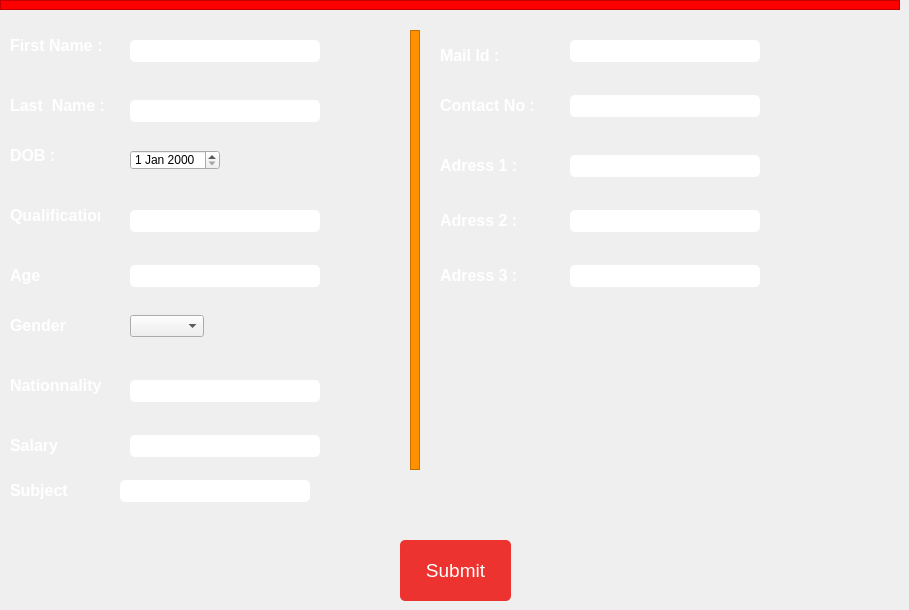
     <widget class="QWidget" name="widget">
      <attribute name="title">
       <string>Teachers</string>
      </attribute>
      <attribute name="toolTip">
       <string>Teachers Details</string>
      </attribute>
      <widget class="QLineEdit" name="lineEdit_12">
       <property name="geometry">
        <rect>
         <x>130</x>
         <y>100</y>
         <width>190</width>
         <height>22</height>
        </rect>
       </property>
       <property name="styleSheet">
        <string notr="true">QLineEdit{
border-radius:5px;
}</string>
       </property>
      </widget>
      <widget class="QLabel" name="label_7">
       <property name="geometry">
        <rect>
         <x>10</x>
         <y>140</y>
         <width>90</width>
         <height>30</height>
        </rect>
       </property>
       <property name="font">
        <font>
         <pointsize>12</pointsize>
         <weight>75</weight>
         <bold>true</bold>
        </font>
       </property>
       <property name="styleSheet">
        <string notr="true">QLabel{
color:white;
background-color:transparent;
}

</string>
       </property>
       <property name="text">
        <string>DOB :</string>
       </property>
      </widget>
      <widget class="QLabel" name="label_14">
       <property name="geometry">
        <rect>
         <x>10</x>
         <y>90</y>
         <width>110</width>
         <height>30</height>
        </rect>
       </property>
       <property name="font">
        <font>
         <pointsize>12</pointsize>
         <weight>75</weight>
         <bold>true</bold>
        </font>
       </property>
       <property name="styleSheet">
        <string notr="true">QLabel{
color:white;
background-color:transparent;
}

</string>
       </property>
       <property name="text">
        <string>Last  Name :</string>
       </property>
      </widget>
      <widget class="QLineEdit" name="lineEdit_14">
       <property name="geometry">
        <rect>
         <x>130</x>
         <y>40</y>
         <width>190</width>
         <height>22</height>
        </rect>
       </property>
       <property name="styleSheet">
        <string notr="true">QLineEdit{
border-radius:5px;
}</string>
       </property>
      </widget>
      <widget class="QLabel" name="label_16">
       <property name="geometry">
        <rect>
         <x>10</x>
         <y>30</y>
         <width>110</width>
         <height>30</height>
        </rect>
       </property>
       <property name="font">
        <font>
         <pointsize>12</pointsize>
         <weight>75</weight>
         <bold>true</bold>
        </font>
       </property>
       <property name="styleSheet">
        <string notr="true">QLabel{
color:white;
background-color:transparent;
}

</string>
       </property>
       <property name="text">
        <string>First Name :</string>
       </property>
      </widget>
      <widget class="QLineEdit" name="lineEdit_17">
       <property name="geometry">
        <rect>
         <x>130</x>
         <y>380</y>
         <width>190</width>
         <height>22</height>
        </rect>
       </property>
       <property name="styleSheet">
        <string notr="true">QLineEdit{
border-radius:5px;
}</string>
       </property>
      </widget>
      <widget class="QLabel" name="label_17">
       <property name="geometry">
        <rect>
         <x>10</x>
         <y>310</y>
         <width>130</width>
         <height>30</height>
        </rect>
       </property>
       <property name="font">
        <font>
         <pointsize>12</pointsize>
         <weight>75</weight>
         <bold>true</bold>
        </font>
       </property>
       <property name="styleSheet">
        <string notr="true">QLabel{
color:white;
background-color:transparent;
}

</string>
       </property>
       <property name="text">
        <string>Gender</string>
       </property>
      </widget>
      <widget class="QLabel" name="label_18">
       <property name="geometry">
        <rect>
         <x>10</x>
         <y>370</y>
         <width>130</width>
         <height>30</height>
        </rect>
       </property>
       <property name="font">
        <font>
         <pointsize>12</pointsize>
         <weight>75</weight>
         <bold>true</bold>
        </font>
       </property>
       <property name="styleSheet">
        <string notr="true">QLabel{
color:white;
background-color:transparent;
}

</string>
       </property>
       <property name="text">
        <string>Nationnality</string>
       </property>
      </widget>
      <widget class="QLabel" name="label_19">
       <property name="geometry">
        <rect>
         <x>10</x>
         <y>200</y>
         <width>90</width>
         <height>30</height>
        </rect>
       </property>
       <property name="font">
        <font>
         <pointsize>12</pointsize>
         <weight>75</weight>
         <bold>true</bold>
        </font>
       </property>
       <property name="styleSheet">
        <string notr="true">QLabel{
color:white;
background-color:transparent;
}

</string>
       </property>
       <property name="text">
        <string>Qualification</string>
       </property>
      </widget>
      <widget class="QLineEdit" name="lineEdit_18">
       <property name="geometry">
        <rect>
         <x>130</x>
         <y>210</y>
         <width>190</width>
         <height>22</height>
        </rect>
       </property>
       <property name="styleSheet">
        <string notr="true">QLineEdit{
border-radius:5px;
}</string>
       </property>
      </widget>
      <widget class="QFrame" name="frame_2">
       <property name="geometry">
        <rect>
         <x>0</x>
         <y>0</y>
         <width>900</width>
         <height>10</height>
        </rect>
       </property>
       <property name="styleSheet">
        <string notr="true">QFrame{
background-color:red;
}</string>
       </property>
       <property name="frameShape">
        <enum>QFrame::StyledPanel</enum>
       </property>
       <property name="frameShadow">
        <enum>QFrame::Raised</enum>
       </property>
      </widget>
      <widget class="QFrame" name="frame_4">
       <property name="geometry">
        <rect>
         <x>410</x>
         <y>30</y>
         <width>10</width>
         <height>440</height>
        </rect>
       </property>
       <property name="styleSheet">
        <string notr="true">QFrame{
background-color:#ff9100;
}</string>
       </property>
       <property name="frameShape">
        <enum>QFrame::StyledPanel</enum>
       </property>
       <property name="frameShadow">
        <enum>QFrame::Raised</enum>
       </property>
      </widget>
      <widget class="QLabel" name="label_20">
       <property name="geometry">
        <rect>
         <x>440</x>
         <y>40</y>
         <width>110</width>
         <height>30</height>
        </rect>
       </property>
       <property name="font">
        <font>
         <pointsize>12</pointsize>
         <weight>75</weight>
         <bold>true</bold>
        </font>
       </property>
       <property name="styleSheet">
        <string notr="true">QLabel{
color:white;
background-color:transparent;
}

</string>
       </property>
       <property name="text">
        <string>Mail Id :</string>
       </property>
      </widget>
      <widget class="QLineEdit" name="lineEdit_19">
       <property name="geometry">
        <rect>
         <x>570</x>
         <y>40</y>
         <width>190</width>
         <height>22</height>
        </rect>
       </property>
       <property name="styleSheet">
        <string notr="true">QLineEdit{
border-radius:5px;
}</string>
       </property>
       <property name="text">
        <string/>
       </property>
      </widget>
      <widget class="QLineEdit" name="lineEdit_20">
       <property name="geometry">
        <rect>
         <x>130</x>
         <y>265</y>
         <width>190</width>
         <height>22</height>
        </rect>
       </property>
       <property name="styleSheet">
        <string notr="true">QLineEdit{
border-radius:5px;
}</string>
       </property>
      </widget>
      <widget class="QLabel" name="label_21">
       <property name="geometry">
        <rect>
         <x>10</x>
         <y>260</y>
         <width>130</width>
         <height>30</height>
        </rect>
       </property>
       <property name="font">
        <font>
         <pointsize>12</pointsize>
         <weight>75</weight>
         <bold>true</bold>
        </font>
       </property>
       <property name="styleSheet">
        <string notr="true">QLabel{
color:white;
background-color:transparent;
}

</string>
       </property>
       <property name="text">
        <string>Age</string>
       </property>
      </widget>
      <widget class="QLineEdit" name="lineEdit_21">
       <property name="geometry">
        <rect>
         <x>570</x>
         <y>95</y>
         <width>190</width>
         <height>22</height>
        </rect>
       </property>
       <property name="styleSheet">
        <string notr="true">QLineEdit{
border-radius:5px;
}</string>
       </property>
      </widget>
      <widget class="QLabel" name="label_22">
       <property name="geometry">
        <rect>
         <x>440</x>
         <y>90</y>
         <width>130</width>
         <height>30</height>
        </rect>
       </property>
       <property name="font">
        <font>
         <pointsize>12</pointsize>
         <weight>75</weight>
         <bold>true</bold>
        </font>
       </property>
       <property name="styleSheet">
        <string notr="true">QLabel{
color:white;
background-color:transparent;
}

</string>
       </property>
       <property name="text">
        <string>Contact No :</string>
       </property>
      </widget>
      <widget class="QLineEdit" name="lineEdit_22">
       <property name="geometry">
        <rect>
         <x>570</x>
         <y>155</y>
         <width>190</width>
         <height>22</height>
        </rect>
       </property>
       <property name="styleSheet">
        <string notr="true">QLineEdit{
border-radius:5px;
}</string>
       </property>
      </widget>
      <widget class="QLabel" name="label_23">
       <property name="geometry">
        <rect>
         <x>440</x>
         <y>150</y>
         <width>130</width>
         <height>30</height>
        </rect>
       </property>
       <property name="font">
        <font>
         <pointsize>12</pointsize>
         <weight>75</weight>
         <bold>true</bold>
        </font>
       </property>
       <property name="styleSheet">
        <string notr="true">QLabel{
color:white;
background-color:transparent;
}

</string>
       </property>
       <property name="text">
        <string>Adress 1 :</string>
       </property>
      </widget>
      <widget class="QLineEdit" name="lineEdit_23">
       <property name="geometry">
        <rect>
         <x>570</x>
         <y>210</y>
         <width>190</width>
         <height>22</height>
        </rect>
       </property>
       <property name="styleSheet">
        <string notr="true">QLineEdit{
border-radius:5px;
}</string>
       </property>
      </widget>
      <widget class="QLabel" name="label_24">
       <property name="geometry">
        <rect>
         <x>440</x>
         <y>205</y>
         <width>130</width>
         <height>30</height>
        </rect>
       </property>
       <property name="font">
        <font>
         <pointsize>12</pointsize>
         <weight>75</weight>
         <bold>true</bold>
        </font>
       </property>
       <property name="styleSheet">
        <string notr="true">QLabel{
color:white;
background-color:transparent;
}

</string>
       </property>
       <property name="text">
        <string>Adress 2 :</string>
       </property>
      </widget>
      <widget class="QLabel" name="label_25">
       <property name="geometry">
        <rect>
         <x>440</x>
         <y>260</y>
         <width>130</width>
         <height>30</height>
        </rect>
       </property>
       <property name="font">
        <font>
         <pointsize>12</pointsize>
         <weight>75</weight>
         <bold>true</bold>
        </font>
       </property>
       <property name="styleSheet">
        <string notr="true">QLabel{
color:white;
background-color:transparent;
}

</string>
       </property>
       <property name="text">
        <string>Adress 3 :</string>
       </property>
      </widget>
      <widget class="QLineEdit" name="lineEdit_24">
       <property name="geometry">
        <rect>
         <x>570</x>
         <y>265</y>
         <width>190</width>
         <height>22</height>
        </rect>
       </property>
       <property name="styleSheet">
        <string notr="true">QLineEdit{
border-radius:5px;
}</string>
       </property>
      </widget>
      <widget class="QLabel" name="label_26">
       <property name="geometry">
        <rect>
         <x>10</x>
         <y>430</y>
         <width>130</width>
         <height>30</height>
        </rect>
       </property>
       <property name="font">
        <font>
         <pointsize>12</pointsize>
         <weight>75</weight>
         <bold>true</bold>
        </font>
       </property>
       <property name="styleSheet">
        <string notr="true">QLabel{
color:white;
background-color:transparent;
}

</string>
       </property>
       <property name="text">
        <string>Salary</string>
       </property>
      </widget>
      <widget class="QLineEdit" name="lineEdit_25">
       <property name="geometry">
        <rect>
         <x>130</x>
         <y>435</y>
         <width>190</width>
         <height>22</height>
        </rect>
       </property>
       <property name="styleSheet">
        <string notr="true">QLineEdit{
border-radius:5px;
}</string>
       </property>
      </widget>
      <widget class="QLabel" name="label_27">
       <property name="geometry">
        <rect>
         <x>10</x>
         <y>475</y>
         <width>130</width>
         <height>30</height>
        </rect>
       </property>
       <property name="font">
        <font>
         <pointsize>12</pointsize>
         <weight>75</weight>
         <bold>true</bold>
        </font>
       </property>
       <property name="styleSheet">
        <string notr="true">QLabel{
color:white;
background-color:transparent;
}

</string>
       </property>
       <property name="text">
        <string>Subject</string>
       </property>
      </widget>
      <widget class="QLineEdit" name="lineEdit_26">
       <property name="geometry">
        <rect>
         <x>120</x>
         <y>480</y>
         <width>190</width>
         <height>22</height>
        </rect>
       </property>
       <property name="styleSheet">
        <string notr="true">QLineEdit{
border-radius:5px;
}</string>
       </property>
      </widget>
      <widget class="QComboBox" name="comboBox_2">
       <property name="geometry">
        <rect>
         <x>130</x>
         <y>315</y>
         <width>74</width>
         <height>22</height>
        </rect>
       </property>
       <item>
        <property name="text">
         <string/>
        </property>
       </item>
       <item>
        <property name="text">
         <string>Male</string>
        </property>
       </item>
       <item>
        <property name="text">
         <string>Female</string>
        </property>
       </item>
       <item>
        <property name="text">
         <string>Custom</string>
        </property>
       </item>
      </widget>
      <widget class="QDateEdit" name="dateEdit">
       <property name="geometry">
        <rect>
         <x>130</x>
         <y>150</y>
         <width>90</width>
         <height>20</height>
        </rect>
       </property>
      </widget>
      <widget class="QPushButton" name="pushButtonteacher">
       <property name="geometry">
        <rect>
         <x>400</x>
         <y>540</y>
         <width>111</width>
         <height>61</height>
        </rect>
       </property>
       <property name="font">
        <font>
         <pointsize>14</pointsize>
         <underline>false</underline>
         <strikeout>false</strikeout>
        </font>
       </property>
       <property name="styleSheet">
        <string notr="true">QPushButton{color: #fff !important;
text-transform: uppercase;
text-decoration: none;
background: #ed3330;
padding: 20px;
border-radius: 5px;
display: inline-block;
border: none;
transition: all 0.4s ease 0s;
}

QPushButton:hover {
background: #434343;
letter-spacing: 1px;
box-shadow: 5px 40px -10px rgba(0,0,0,0.57);
transition: all 0.4s ease 0s;
}</string>
       </property>
       <property name="text">
        <string>Submit</string>
       </property>
      </widget>
     </widget>
